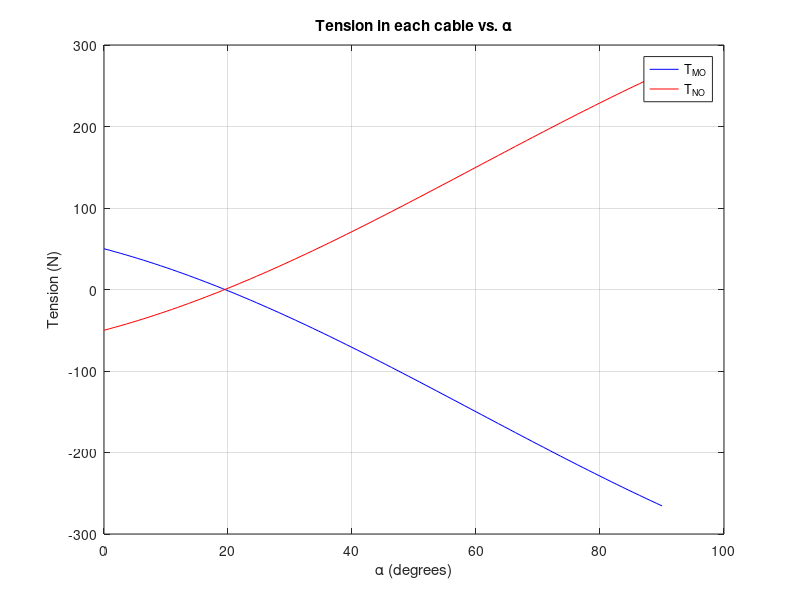

MATLAB code for this plot:
% Define the given values
F = 150; % N
alpha_values = linspace(0, 90, 100); % Angles in degrees
T_MO = zeros(size(alpha_values));
T_NO = zeros(size(alpha_values));

% Calculate tension in each cable for different alpha values
for i = 1:length(alpha_values)
    alpha = deg2rad(alpha_values(i));
    T_MO(i) = (200 * cos(alpha) - (200 / sqrt(3))* sin(alpha) - 150 );
    T_NO(i) = ((200 / sqrt(3))* sin(alpha) - 200 * cos(alpha) + 150);
end

% Plot tension in each cable
plot(alpha_values, T_MO, 'b', alpha_values, T_NO, 'r');
xlabel('\alpha (degrees)');
ylabel('Tension (N)');
legend('T_{MO}', 'T_{NO}');
title('Tension in each cable vs. \alpha');
grid on;
